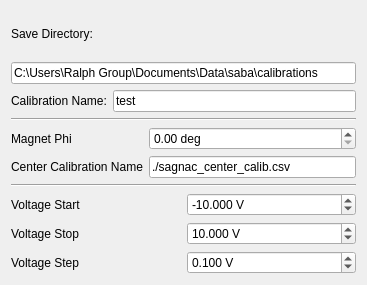
<?xml version="1.0" encoding="UTF-8"?>
<ui version="4.0">
 <class>Form</class>
 <widget class="QWidget" name="Form">
  <property name="geometry">
   <rect>
    <x>0</x>
    <y>0</y>
    <width>367</width>
    <height>285</height>
   </rect>
  </property>
  <property name="windowTitle">
   <string>Form</string>
  </property>
  <layout class="QVBoxLayout" name="verticalLayout">
   <item>
    <layout class="QGridLayout" name="save_params">
     <item row="2" column="1">
      <widget class="QLineEdit" name="calib_name">
       <property name="text">
        <string>test</string>
       </property>
       <property name="placeholderText">
        <string>test</string>
       </property>
      </widget>
     </item>
     <item row="2" column="0">
      <widget class="QLabel" name="label_12">
       <property name="enabled">
        <bool>true</bool>
       </property>
       <property name="text">
        <string>Calibration Name:</string>
       </property>
      </widget>
     </item>
     <item row="1" column="0" colspan="2">
      <widget class="QLineEdit" name="save_dir">
       <property name="text">
        <string>C:\Users\Ralph Group\Documents\Data\saba\calibrations</string>
       </property>
       <property name="placeholderText">
        <string>C:\Users\</string>
       </property>
      </widget>
     </item>
     <item row="0" column="0" colspan="2">
      <widget class="QLabel" name="label_8">
       <property name="text">
        <string>Save Directory:</string>
       </property>
      </widget>
     </item>
    </layout>
   </item>
   <item>
    <widget class="Line" name="line_3">
     <property name="orientation">
      <enum>Qt::Horizontal</enum>
     </property>
    </widget>
   </item>
   <item>
    <layout class="QGridLayout" name="gridLayout">
     <item row="0" column="1">
      <widget class="QDoubleSpinBox" name="magnet_phi">
       <property name="suffix">
        <string> deg</string>
       </property>
       <property name="decimals">
        <number>2</number>
       </property>
       <property name="minimum">
        <double>0.000000000000000</double>
       </property>
       <property name="maximum">
        <double>360.000000000000000</double>
       </property>
       <property name="singleStep">
        <double>0.010000000000000</double>
       </property>
       <property name="value">
        <double>0.000000000000000</double>
       </property>
      </widget>
     </item>
     <item row="0" column="0">
      <widget class="QLabel" name="label_6">
       <property name="text">
        <string>Magnet Phi</string>
       </property>
      </widget>
     </item>
     <item row="1" column="0">
      <widget class="QLabel" name="label">
       <property name="text">
        <string>Center Calibration Name</string>
       </property>
      </widget>
     </item>
     <item row="1" column="1">
      <widget class="QLineEdit" name="center_calib_name">
       <property name="text">
        <string>./sagnac_center_calib.csv</string>
       </property>
      </widget>
     </item>
    </layout>
   </item>
   <item>
    <widget class="Line" name="line_4">
     <property name="orientation">
      <enum>Qt::Horizontal</enum>
     </property>
    </widget>
   </item>
   <item>
    <layout class="QGridLayout" name="gridLayout_2">
     <item row="0" column="0">
      <widget class="QLabel" name="label_3">
       <property name="text">
        <string>Voltage Start</string>
       </property>
      </widget>
     </item>
     <item row="0" column="1">
      <widget class="QDoubleSpinBox" name="voltage_start">
       <property name="suffix">
        <string> V</string>
       </property>
       <property name="decimals">
        <number>3</number>
       </property>
       <property name="minimum">
        <double>-15.000000000000000</double>
       </property>
       <property name="maximum">
        <double>15.000000000000000</double>
       </property>
       <property name="singleStep">
        <double>0.001000000000000</double>
       </property>
       <property name="value">
        <double>-10.000000000000000</double>
       </property>
      </widget>
     </item>
     <item row="1" column="0">
      <widget class="QLabel" name="label_4">
       <property name="text">
        <string>Voltage Stop</string>
       </property>
      </widget>
     </item>
     <item row="1" column="1">
      <widget class="QDoubleSpinBox" name="voltage_stop">
       <property name="suffix">
        <string> V</string>
       </property>
       <property name="decimals">
        <number>3</number>
       </property>
       <property name="minimum">
        <double>-15.000000000000000</double>
       </property>
       <property name="maximum">
        <double>15.000000000000000</double>
       </property>
       <property name="singleStep">
        <double>0.001000000000000</double>
       </property>
       <property name="value">
        <double>10.000000000000000</double>
       </property>
      </widget>
     </item>
     <item row="2" column="1">
      <widget class="QDoubleSpinBox" name="voltage_step">
       <property name="suffix">
        <string> V</string>
       </property>
       <property name="decimals">
        <number>3</number>
       </property>
       <property name="minimum">
        <double>-10.000000000000000</double>
       </property>
       <property name="maximum">
        <double>10.000000000000000</double>
       </property>
       <property name="singleStep">
        <double>0.001000000000000</double>
       </property>
       <property name="value">
        <double>0.100000000000000</double>
       </property>
      </widget>
     </item>
     <item row="2" column="0">
      <widget class="QLabel" name="label_2">
       <property name="text">
        <string>Voltage Step</string>
       </property>
      </widget>
     </item>
    </layout>
   </item>
  </layout>
 </widget>
 <resources/>
 <connections/>
</ui>
